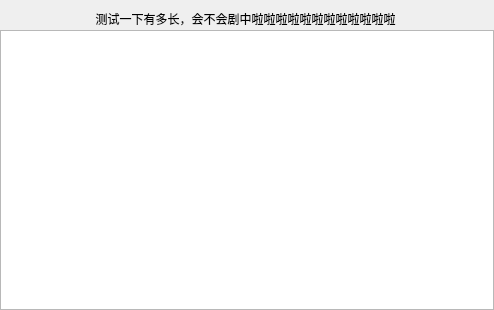
<?xml version="1.0" encoding="UTF-8"?>
<ui version="4.0">
 <class>statementDialog</class>
 <widget class="QDialog" name="statementDialog">
  <property name="geometry">
   <rect>
    <x>0</x>
    <y>0</y>
    <width>494</width>
    <height>310</height>
   </rect>
  </property>
  <property name="windowTitle">
   <string>statementDialog</string>
  </property>
  <widget class="QListWidget" name="listWidget">
   <property name="geometry">
    <rect>
     <x>0</x>
     <y>30</y>
     <width>494</width>
     <height>280</height>
    </rect>
   </property>
  </widget>
  <widget class="QLabel" name="label">
   <property name="geometry">
    <rect>
     <x>50</x>
     <y>10</y>
     <width>391</width>
     <height>20</height>
    </rect>
   </property>
   <property name="text">
    <string>测试一下有多长，会不会剧中啦啦啦啦啦啦啦啦啦啦啦啦</string>
   </property>
   <property name="alignment">
    <set>Qt::AlignHCenter|Qt::AlignTop</set>
   </property>
  </widget>
 </widget>
 <layoutdefault spacing="6" margin="11"/>
 <resources/>
 <connections/>
</ui>
